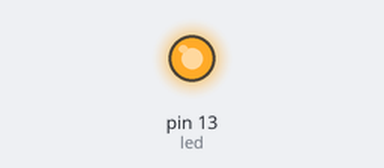
Recording of a sketch running on a simulated Arduino Uno, built with avr-gcc and run on an emulated ATmega328P. On the bench: output pins drawn as LEDs (lit = HIGH).

Above: at 0.5 s.
At 11.9 s:
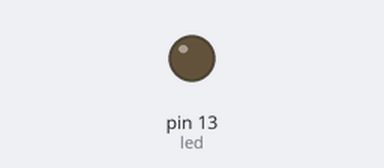
Timing chart, 0 to 17.4 s (numbered marks = the images above):
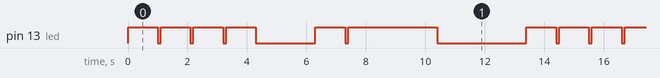

The sketch:

Blink.ino
```cpp
int led = 13;

void setup() {  pinMode(led, OUTPUT);}

void loop() {
  four();
  digitalWrite(led, LOW);
  delay(2000);
  two();
   delay(2000);
   zero();
   delay(2000);
}
void four(){
  digitalWrite(led, HIGH);   delay(1000);

  digitalWrite(led, LOW);   delay(100);

   digitalWrite(led, HIGH);   delay(1000);

  digitalWrite(led, LOW);   delay(100);

   digitalWrite(led, HIGH);  delay(1000);

  digitalWrite(led, LOW);   delay(100);

   digitalWrite(led, HIGH);   delay(1000); }

 void two(){
      digitalWrite(led, HIGH);   delay(1000);

  digitalWrite(led, LOW);   delay(100);

   digitalWrite(led, HIGH);   delay(1000);

  }
  void zero(){
     digitalWrite(led, LOW);   delay(1000);
    }
```

Measured:
- by itself, pin 13 (led): repeats every 13.4 s: 3 × (LOW 0.10 s, HIGH 1.0 s), LOW 2.0 s, HIGH 1.0 s, LOW 0.10 s, HIGH 3.0 s, LOW 3.0 s, HIGH 1.0 s
- by itself, everything shown: repeats every 13.4 s, in 12 steps
